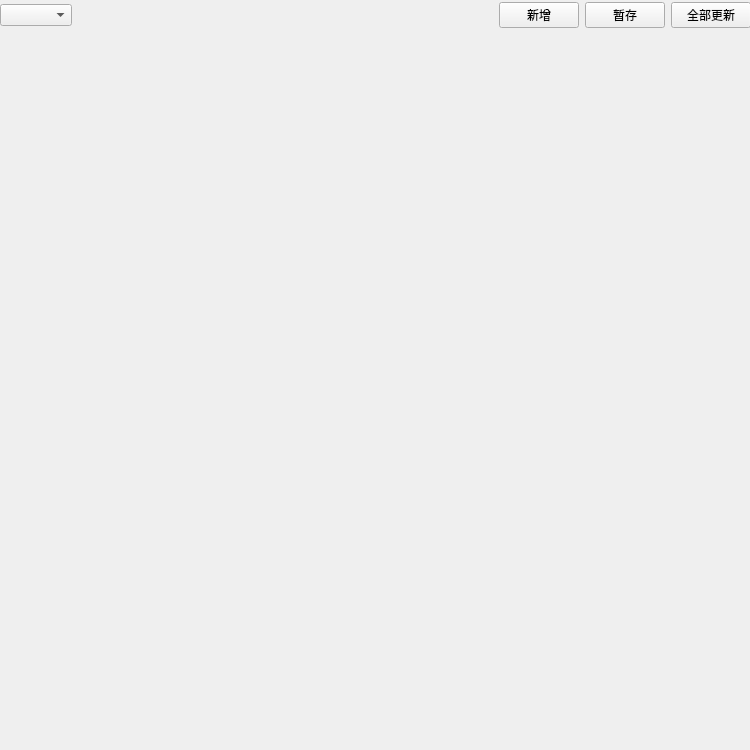
<?xml version="1.0" encoding="UTF-8"?>
<ui version="4.0">
 <class>DevicesCfg</class>
 <widget class="QWidget" name="DevicesCfg">
  <property name="geometry">
   <rect>
    <x>0</x>
    <y>0</y>
    <width>750</width>
    <height>750</height>
   </rect>
  </property>
  <property name="windowTitle">
   <string>Form</string>
  </property>
  <widget class="QWidget" name="wid_devices" native="true">
   <property name="geometry">
    <rect>
     <x>-40</x>
     <y>40</y>
     <width>731</width>
     <height>350</height>
    </rect>
   </property>
  </widget>
  <widget class="QWidget" name="layoutWidget">
   <property name="geometry">
    <rect>
     <x>0</x>
     <y>0</y>
     <width>751</width>
     <height>31</height>
    </rect>
   </property>
   <layout class="QHBoxLayout" name="horizontalLayout">
    <item>
     <widget class="QComboBox" name="combo_type"/>
    </item>
    <item>
     <spacer name="horizontalSpacer">
      <property name="orientation">
       <enum>Qt::Horizontal</enum>
      </property>
      <property name="sizeHint" stdset="0">
       <size>
        <width>40</width>
        <height>20</height>
       </size>
      </property>
     </spacer>
    </item>
    <item>
     <widget class="QPushButton" name="btn_add">
      <property name="text">
       <string>新增</string>
      </property>
     </widget>
    </item>
    <item>
     <widget class="QPushButton" name="btn_save">
      <property name="text">
       <string>暂存</string>
      </property>
     </widget>
    </item>
    <item>
     <widget class="QPushButton" name="btn_update">
      <property name="text">
       <string>全部更新</string>
      </property>
     </widget>
    </item>
   </layout>
  </widget>
 </widget>
 <resources/>
 <connections/>
</ui>
